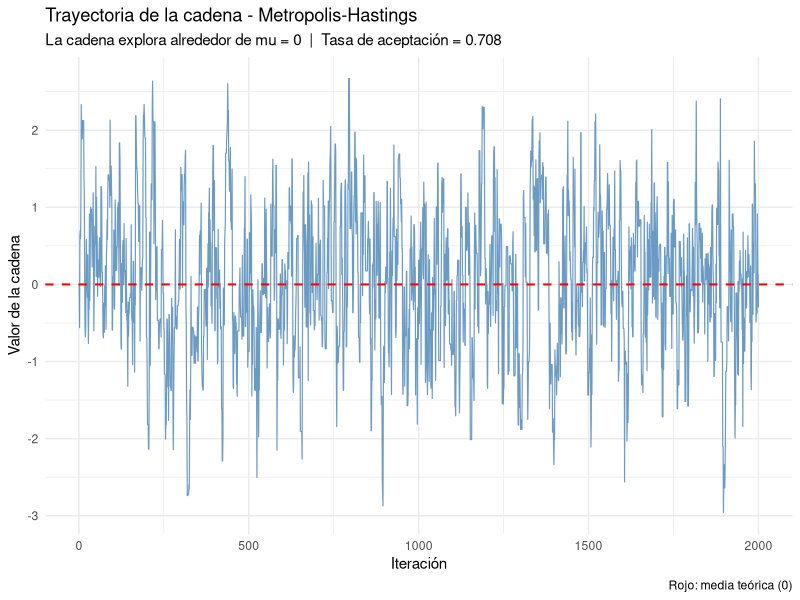
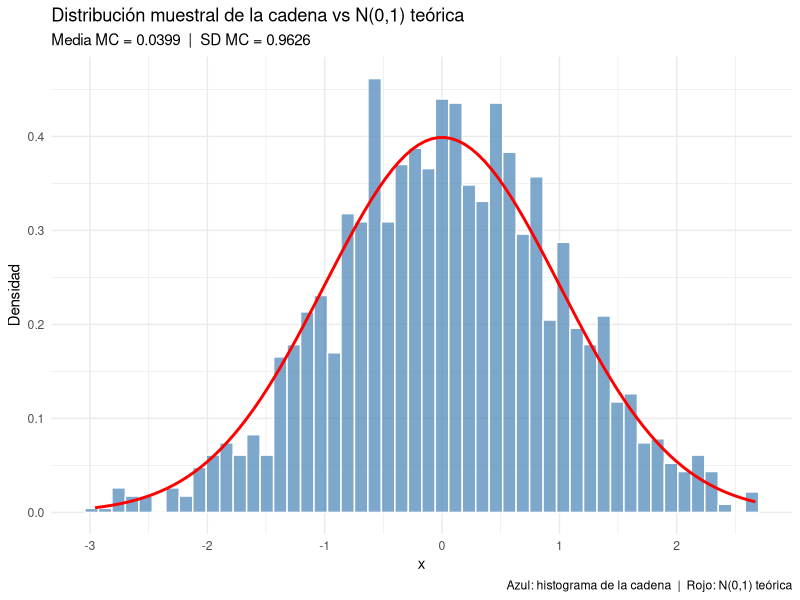
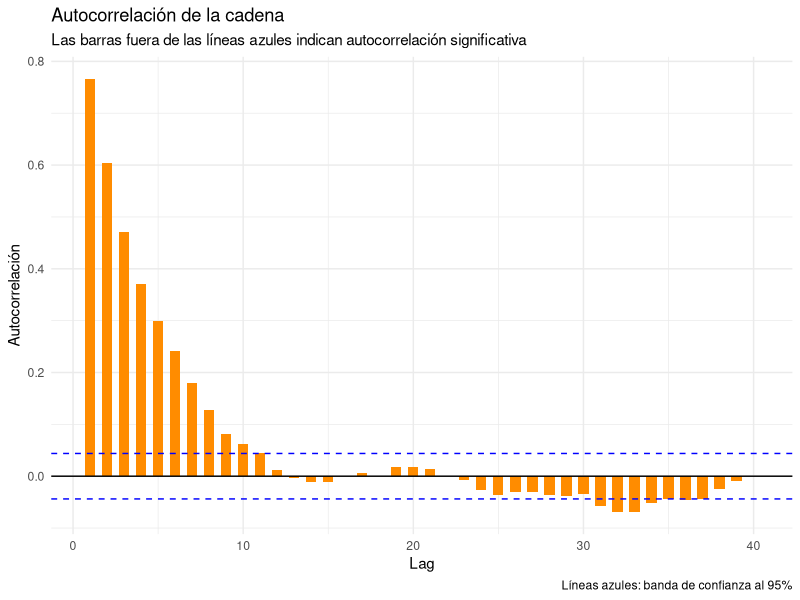

R code for these plots, in order:
## ---- chunk 1
knitr::opts_chunk$set(echo = TRUE)
## ---- chunk 2
library(ggplot2)
library(dplyr)
## ---- chunk 3
# ══════════════════════════════════════════════════════════════════════════════
# PUNTO 8: MCMC - ALGORITMO DE METROPOLIS-HASTINGS
# ══════════════════════════════════════════════════════════════════════════════
#
# MCMC (Monte Carlo via Cadenas de Markov) es una familia de métodos que
# combina la simulación Monte Carlo con cadenas de Markov para obtener
# muestras de distribuciones que son difíciles de muestrear directamente,
# como ocurre con muchas distribuciones posteriores en estadística bayesiana.
#
# La idea es construir una cadena de Markov X_1, X_2, ..., X_n cuya
# distribución estacionaria sea exactamente la distribución objetivo pi(x)
# que queremos muestrear. Después de un período inicial llamado burn-in,
# los valores de la cadena se pueden tratar como muestras (dependientes)
# de pi(x).
#
# El algoritmo de Metropolis-Hastings funciona así:
#   1. Empezar en un valor inicial x_0 cualquiera
#   2. En cada paso t, proponer un candidato x* ~ q(x* | x_{t-1}),
#      donde q es la distribución propuesta (aquí usamos Normal)
#   3. Calcular la probabilidad de aceptación:
#        alpha = min(1,  pi(x*) / pi(x_{t-1}))
#      (cuando la distribución propuesta q es simétrica, se cancela)
#   4. Aceptar x* con probabilidad alpha; si no, quedarse en x_{t-1}
#   5. Repetir N veces
#
# Distribución objetivo: Normal estándar, es decir pi(x) = N(0, 1)
# Distribución propuesta: q(x* | x_t) = N(x_t, 1)    <- simétrica
# Número de iteraciones: N = 2000
# ══════════════════════════════════════════════════════════════════════════════

set.seed(123)
N        <- 2000
chain    <- numeric(N)
chain[1] <- 0          # valor inicial de la cadena

# ── Algoritmo de Metropolis-Hastings ──────────────────────────────────────────
aceptados <- 0

for (i in 2:N) {
  # Paso 1: proponer un candidato desde q(x* | x_{t-1}) = N(x_{t-1}, 1)
  proposal <- rnorm(1, chain[i - 1], 1)
  
  # Paso 2: calcular la razón de aceptación
  # Como q es simétrica, alpha = min(1, pi(x*) / pi(x_{t-1}))
  alpha <- min(1, dnorm(proposal) / dnorm(chain[i - 1]))
  
  # Paso 3: aceptar o rechazar
  if (runif(1) < alpha) {
    chain[i]  <- proposal
    aceptados <- aceptados + 1
  } else {
    chain[i] <- chain[i - 1]
  }
}

tasa_aceptacion <- aceptados / (N - 1)

cat("════════════════════════════════════\n")
cat("MCMC - METROPOLIS-HASTINGS\n")
cat("────────────────────────────────────\n")
cat("Iteraciones      :", N, "\n")
cat("Tasa de aceptación:", round(tasa_aceptacion, 4), "\n")
cat("Media de la cadena:", round(mean(chain), 4), "  (teórico: 0)\n")
cat("SD de la cadena  :", round(sd(chain),   4), "  (teórico: 1)\n\n")
## ---- chunk 4
# ── GRÁFICO 1: Trayectoria de la cadena ───────────────────────────────────────
df_chain <- data.frame(iteracion = 1:N, valor = chain)

ggplot(df_chain, aes(x = iteracion, y = valor)) +
  geom_line(color = "steelblue", linewidth = 0.4, alpha = 0.8) +
  geom_hline(yintercept = 0, linetype = "dashed", color = "red", linewidth = 0.7) +
  labs(
    title    = "Trayectoria de la cadena - Metropolis-Hastings",
    subtitle = paste0("La cadena explora alrededor de mu = 0  |  Tasa de aceptación = ",
                      round(tasa_aceptacion, 3)),
    x = "Iteración",
    y = "Valor de la cadena",
    caption = "Rojo: media teórica (0)"
  ) +
  theme_minimal()
## ---- chunk 5
# ── GRÁFICO 2: Histograma vs distribución objetivo ────────────────────────────
ggplot(df_chain, aes(x = valor)) +
  geom_histogram(aes(y = after_stat(density)), bins = 50,
                 fill = "steelblue", color = "white", alpha = 0.7) +
  stat_function(fun = dnorm, args = list(mean = 0, sd = 1),
                color = "red", linewidth = 1) +
  labs(
    title    = "Distribución muestral de la cadena vs N(0,1) teórica",
    subtitle = paste0("Media MC = ", round(mean(chain), 4),
                      "  |  SD MC = ", round(sd(chain), 4)),
    x = "x", y = "Densidad",
    caption = "Azul: histograma de la cadena  |  Rojo: N(0,1) teórica"
  ) +
  theme_minimal()
## ---- chunk 6
# ── GRÁFICO 3: Autocorrelación ─────────────────────────────────────────────────
# La autocorrelación mide qué tan parecido es cada valor de la cadena
# con los valores anteriores (lag). Si hay alta autocorrelación, la cadena
# se mueve lentamente y necesita más iteraciones para explorar bien.

acf_vals <- acf(chain, plot = FALSE, lag.max = 40)
df_acf   <- data.frame(lag = acf_vals$lag[-1], acf = acf_vals$acf[-1])

ggplot(df_acf, aes(x = lag, y = acf)) +
  geom_bar(stat = "identity", fill = "darkorange", width = 0.6) +
  geom_hline(yintercept =  1.96 / sqrt(N), linetype = "dashed", color = "blue") +
  geom_hline(yintercept = -1.96 / sqrt(N), linetype = "dashed", color = "blue") +
  geom_hline(yintercept = 0, color = "black") +
  labs(
    title    = "Autocorrelación de la cadena",
    subtitle = "Las barras fuera de las líneas azules indican autocorrelación significativa",
    x = "Lag", y = "Autocorrelación",
    caption = "Líneas azules: banda de confianza al 95%"
  ) +
  theme_minimal()
## ---- chunk 7
# ── DISCUSIÓN DE CONVERGENCIA ──────────────────────────────────────────────────
cat("════════════════════════════════════\n")
cat("DISCUSIÓN DE CONVERGENCIA\n")
cat("────────────────────────────────────\n")
cat(
  "Trayectoria:
La cadena comienza en 0 y desde las primeras iteraciones empieza a
explorar la distribución N(0,1). No se observan períodos largos donde
la cadena quede atascada en una zona, lo que es una buena señal de
que el algoritmo está mezclando bien.\n\n"
)
cat(
  "Tasa de aceptación:
La tasa de aceptación es", round(tasa_aceptacion, 3), ". En general, para
Metropolis-Hastings con propuesta normal se considera que una tasa entre
0.2 y 0.5 es razonable; tasas muy altas indican que los saltos son muy
pequeños (la cadena se mueve poco), y tasas muy bajas indican saltos muy
grandes (casi siempre se rechaza).\n\n"
)
cat(
  "Autocorrelación:
La gráfica de ACF muestra qué tan dependientes son los valores consecutivos
de la cadena. Si las barras caen rápido dentro de la banda de confianza
(líneas azules), la cadena mezcla bien. Si hay muchas barras significativas,
la cadena es lenta para explorar y habría que aumentar N o ajustar la
varianza de la propuesta.\n\n"
)
cat(
  "Comparación con valores teóricos:
  Media cadena =", round(mean(chain), 4), "  vs  teórico = 0
  SD cadena    =", round(sd(chain),   4), "  vs  teórico = 1
La cercanía entre los valores muestrales y teóricos sugiere que la cadena
llegó a su distribución estacionaria y está muestreando correctamente
la N(0,1) objetivo.\n"
)
